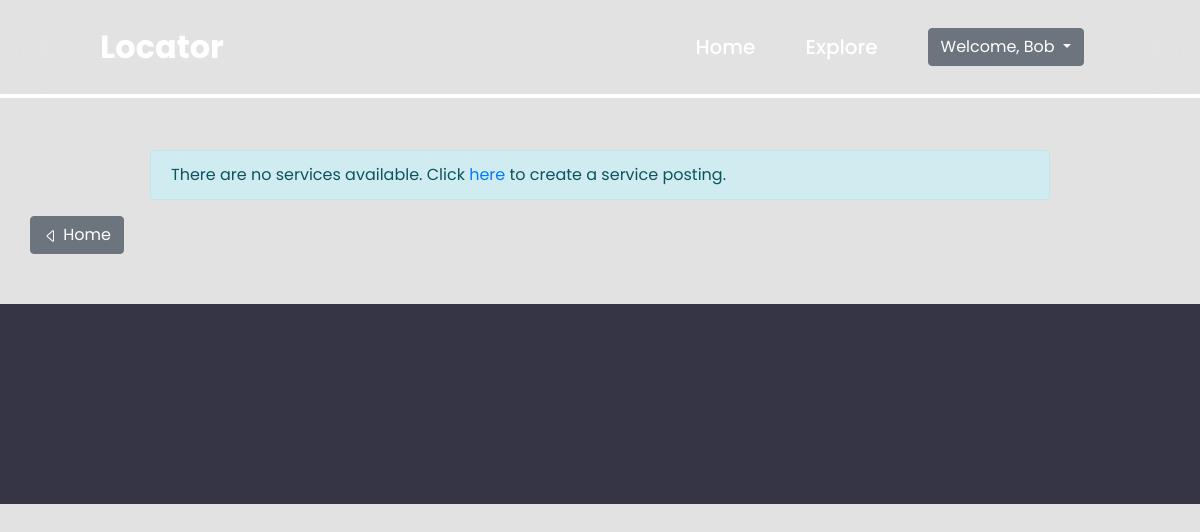
Before: /services/ (signed in) with the older database file.
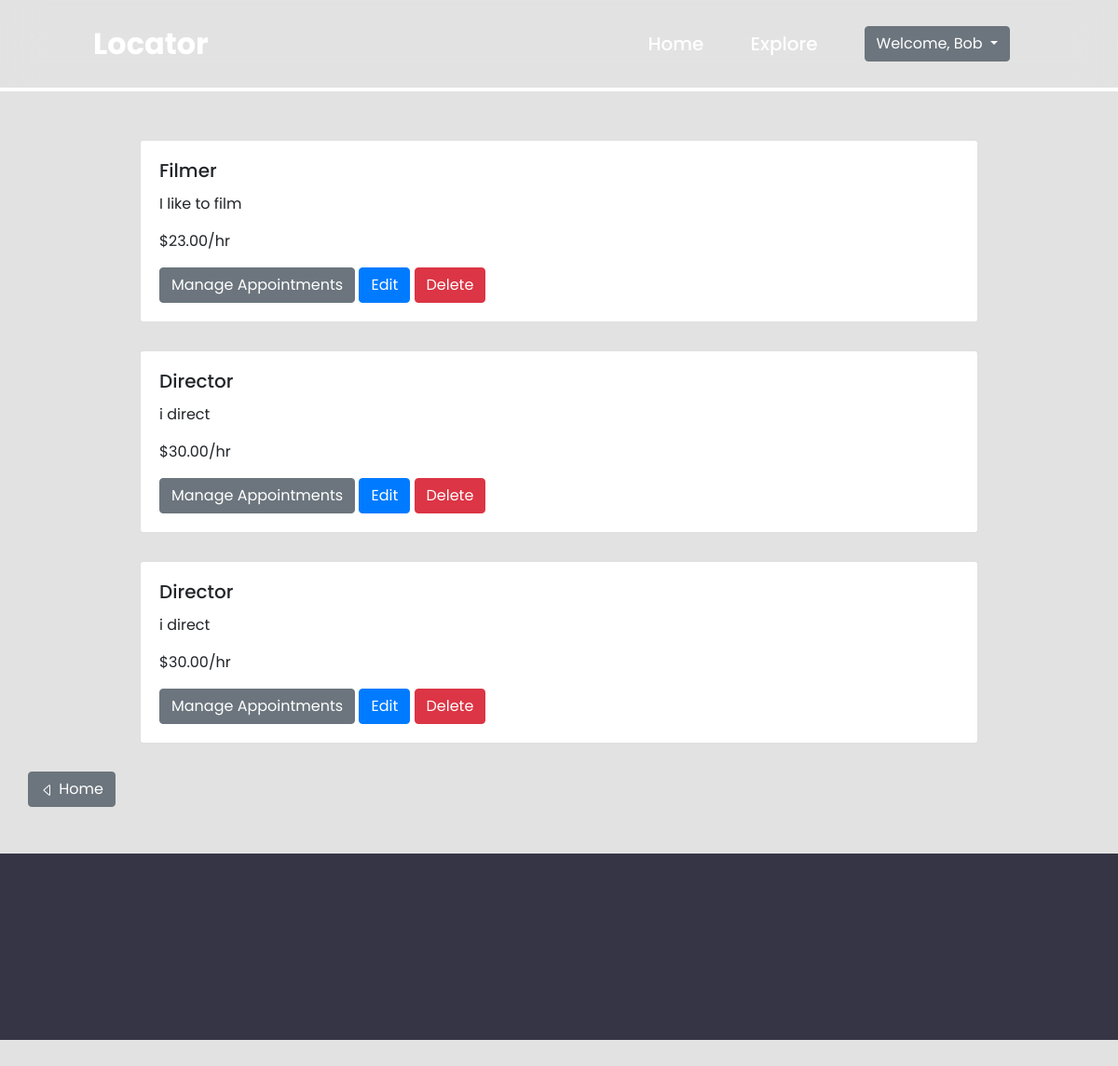
After: the same page with the newer database file.
### posting_service/models.py (models this page shows)
class Service(models.Model):
  ServiceID = models.CharField(max_length=8, default=generate_unique_code, unique=True)
  freelancer = models.ForeignKey(User, on_delete=models.CASCADE, null=True, blank=True)
  serviceName = models.CharField(max_length=250)
  description = models.TextField()
  price = models.DecimalField(max_digits=10, decimal_places=2)
  credentials = models.FileField(upload_to='documents/', null=True, blank=True)
  created_at = models.DateTimeField(auto_now_add=True)

### posting_service/views.py (the view)
# urls.py: path('services/', ManageServicesView, name="manage_services"),
@login_required
def ManageServicesView(request):
    services = Service.objects.filter(freelancer=request.user)
    return render(request, 'manage_services.html', {'services': services})

### posting_service/templates/manage_services.html (shortened to what this page needs)
{% extends "base.html" %}
{% load static %}
{% block content %}
  {% if services %}
      {% for service in services %}
        <div class="card w-75" style="margin-left: 50%; transform: translate(-50%);">
          <div class="card-body">
            <h5 class="card-title">{{ service.serviceName }}</h5>
            <p class="card-text">{{ service.description }}</p>
            <p class="card-text">${{ service.price }}/hr</p>
            <div>
                <a href="{% url 'posting_service:service_appointments' service.ServiceID %}" class="btn btn-secondary">Manage Appointments</a>
                <a href="{% url 'posting_service:edit_service' service.ServiceID %}" class="btn btn-primary">Edit</a>
                <button type="button" class="btn btn-danger delete-now" data-toggle="modal" data-target="#staticBackdrop" data-service-name="{{ service.serviceName }}" data-service-id="{{ service.ServiceID }}">Delete</button>
            </div>
          </div>
        </div>
      {% endfor %}
  {% else %}
    <div class="alert alert-info" role="alert" style="width: 75%; margin-left: 50%; transform: translate(-50%);">
      There are no services available. Click <a href="{% url 'posting_service:create-service' %}">here</a> to create a service posting.
    </div>
  {% endif %}
  <a type="button" class="btn btn-secondary" href="{% url 'home' %}" style="margin-left: 30px;">
    <svg xmlns="http://www.w3.org/2000/svg" width="16" height="16" fill="currentColor" class="bi bi-caret-left" viewBox="0 0 16 16">
    <path d="M10 12.796V3.204L4.519 8zm-.659.753-5.48-4.796a1 1 0 0 1 0-1.506l5.48-4.796A1 1 0 0 1 11 3.204v9.592a1 1 0 0 1-1.659.753"></path></svg>
    Home
  </a>
{% endblock content %}

Changed rows visible on the page:
added Service: serviceName "Filmer", description "I like to film", price "23.00"
added Service: serviceName "Director", description "i direct", price "30.00"
added Service: serviceName "Director", description "i direct", price "30.00"
Other visible differences:
text no longer shown: "There are no services available. Click here to create a service posting."
